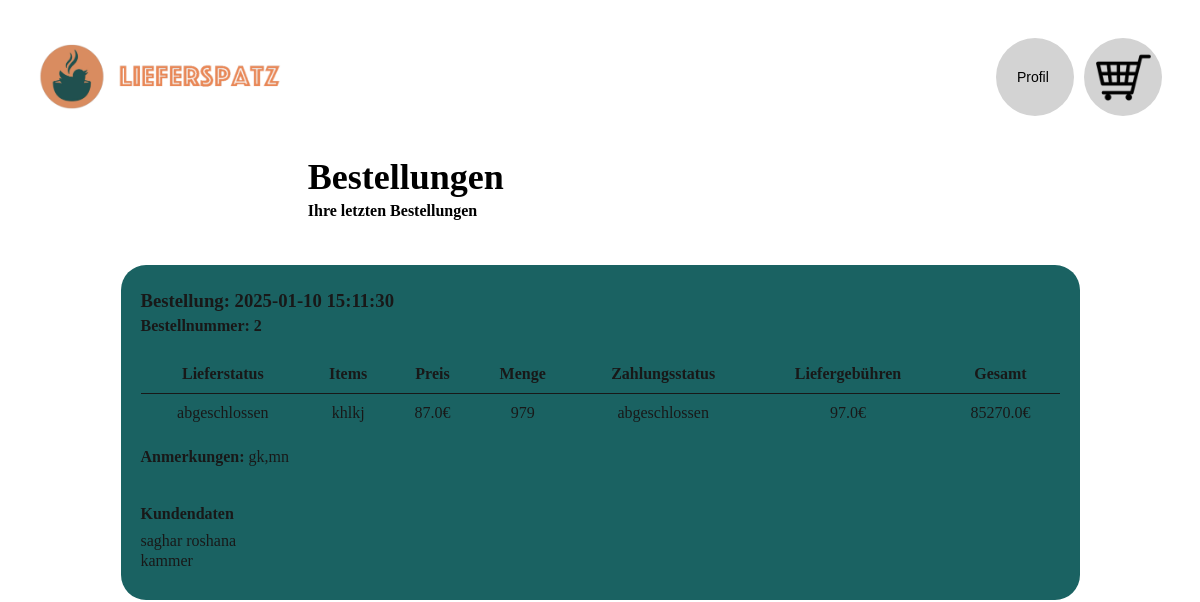
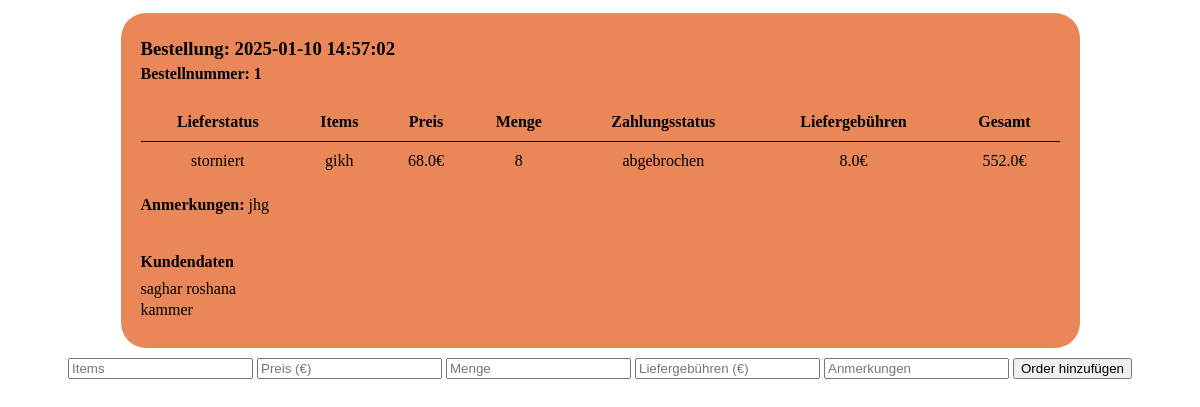
/bestellansichtKunde, run on an earlier commit of the app's database (2 pictures, top to bottom).
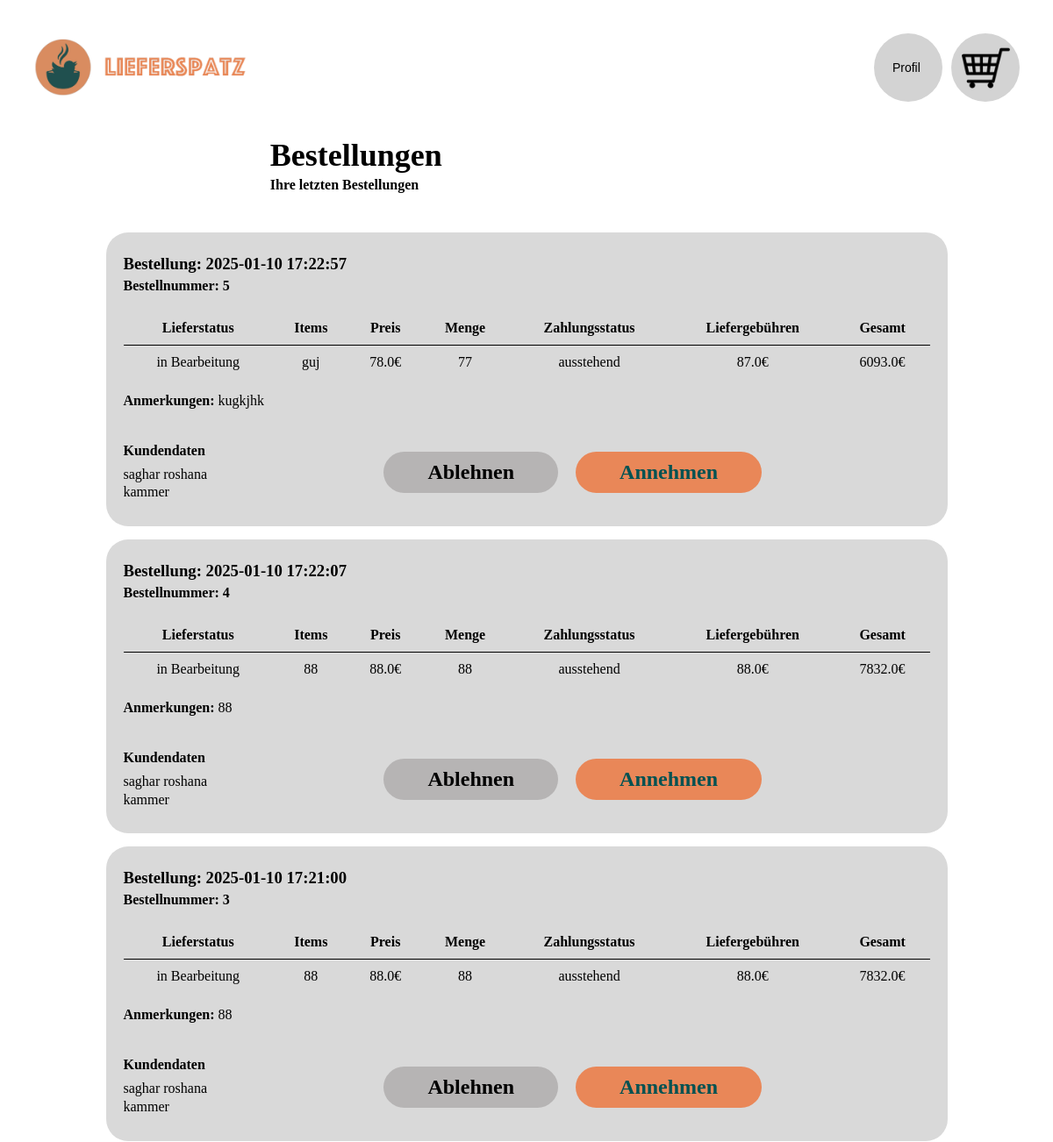
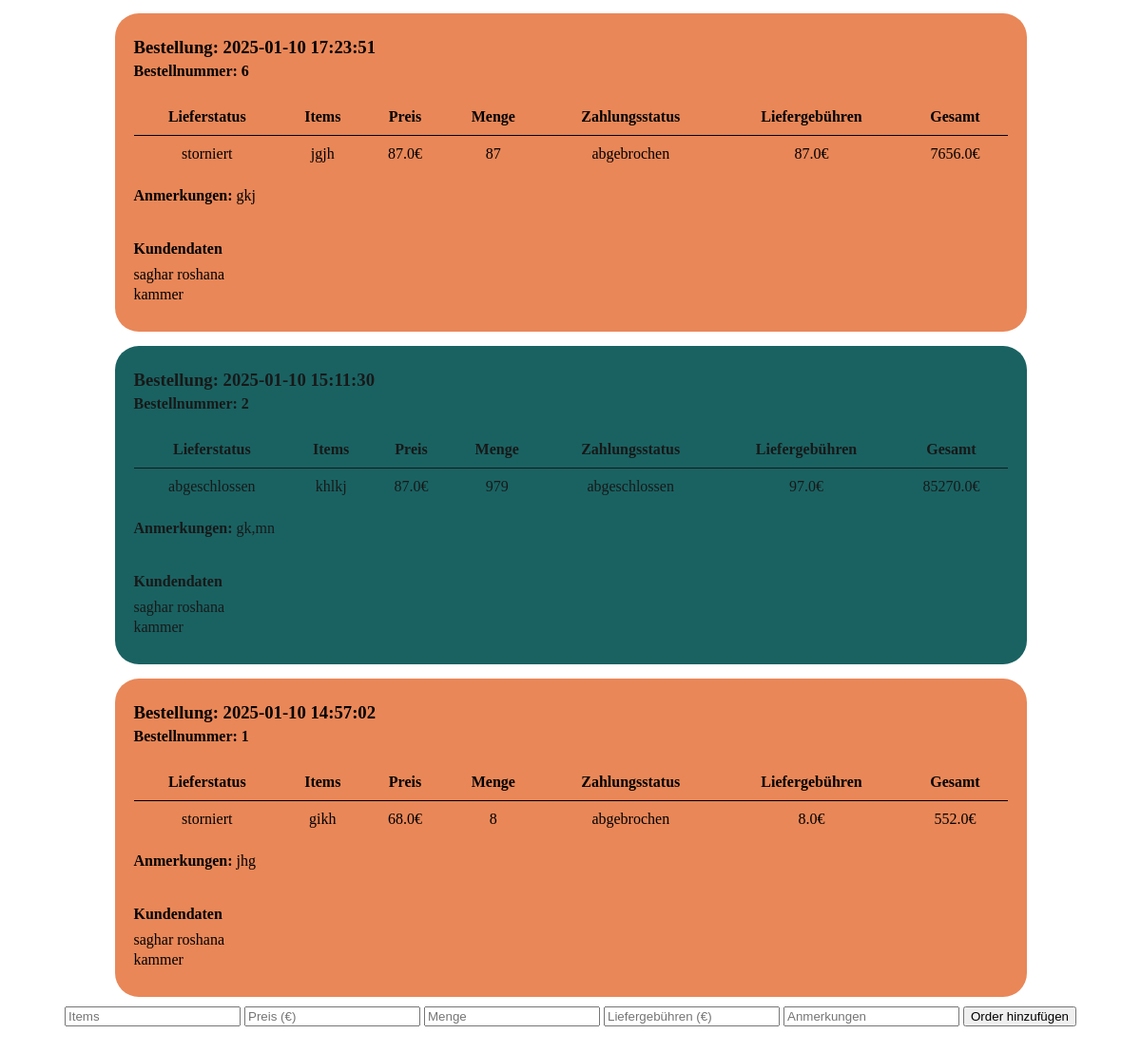
And on a later commit of the database (2 pictures, top to bottom).
### app.py (models this page shows)
class Orders(db.Model):
    time = db.Column(DateTime, default=lambda: datetime.now().replace(microsecond=0))
    id = db.Column(db.Integer, primary_key=True)
    lieferstatus = db.Column(db.String(50), nullable=False, default = "in Bearbeitung")
    items = db.Column(db.Text, nullable=False)
    preis = db.Column(db.Float, nullable=False)
    menge = db.Column(db.Integer, nullable=False)
    zahlungsstatus = db.Column(db.String(50), nullable=False, default = "ausstehend")
    liefergebuehren = db.Column(db.Float, nullable=False)
    gesamt = db.Column(db.Float, nullable=False)
    anmerkungen = db.Column(db.Text, nullable=True)
    name = db.Column(db.Text, nullable=False)
    adresse = db.Column(db.Text, nullable=False)

### app.py (the view)
@app.route('/bestellansichtKunde', methods =["GET", "POST"])
def bestellansichtKunde():
    orders = Orders.query.order_by(
        db.case({"in Bearbeitung": 1, "in Zubereitung": 1, "abgeschlossen": 2, "storniert": 2},value=Orders.lieferstatus),Orders.time.desc()).all()
    return render_template('resto_Bestellansicht.html', orders = orders)

### templates/resto_Bestellansicht.html (shortened to what this page needs)
<!DOCTYPE html>
<html lang="en">
<head>
</head>
<body>
    <header>
        <img src="{{ url_for('static', filename='images/logo.png') }}" alt="Logo">
        <div class="right-header">
            <button type="button" class="btn profile">Profil</button>
            <button type="button" class="btn warenkorb"></button>
        </div>
    </header>
    <header2>
        <h1><b>Bestellungen</b></h1>
        <h2><b>Ihre letzten Bestellungen</b></h2>
    </header2>
    {% for order in orders %}
    <div class="box" data-status="{{ order.lieferstatus }}">
        <h3>Bestellung: {{ order.time }}</h3>
        <h4>Bestellnummer: {{ order.id }}</h4>
        <table>
            <thead>
                <tr>
                    <th>Lieferstatus</th>
                    <th>Items</th>
                    <th>Preis</th>
                    <th>Menge</th>
                    <th>Zahlungsstatus</th>
                    <th>Liefergebühren</th>
                    <th>Gesamt</th>
                </tr>
            </thead>
            <tbody>
                <tr>
                    <td>{{ order.lieferstatus }}</td>
                    <td>{{ order.items }}</td>
                    <td>{{ order.preis }}€</td>
                    <td>{{ order.menge }}</td>
                    <td>{{ order.zahlungsstatus }}</td>
                    <td>{{ order.liefergebuehren }}€</td>
                    <td>{{ order.gesamt }}€</td>
                </tr>
            </tbody>
        </table>
        <div class="comment-section">
            <p><b>Anmerkungen: </b>{{ order.anmerkungen }}<p>
        </div>
        <div class="customer-and-buttons">
            <div class="customer-data">
                <h2><b>Kundendaten</b></h2>
                <p> {{ order.name }} </p>
                <p> {{ order.adresse }}</p>
            </div>
            <div class="buttons">
                <form method="POST" action="{{ url_for('decline_order', order_id=order.id) }}">
                    <button class="ablehnen", type="submit"><b>Ablehnen</b></button>
                </form>
                <form method="POST" action="{{ url_for('accept_order', order_id=order.id) }}">
                    <button class="annehmen",type="submit"><b>Annehmen</b></button>
                </form> </div>
            </div>
        </div>
    {% endfor %}
    <form action="{{ url_for('add_order') }}" method="post">
        <input type="text" name="items" placeholder="Items" required>
        <input type="number" step="0.01" name="preis" placeholder="Preis (€)" required>
        <input type="number" name="menge" placeholder="Menge" required>
        <input type="number" step="0.01" name="liefergebuehren" placeholder="Liefergebühren (€)" required>
        <input type="text" name="anmerkungen" placeholder="Anmerkungen">
        <button type="submit">Order hinzufügen</button>
    </form>
</body>
</html>

### templates/resto_Bestellansicht.html (style rules this page uses)
body { font-family: "Istok Web"; padding: 30px; display: flex; flex-direction: column; align-items: center; }
header { display: flex; align-items: center; width: 100%; justify-content: space-between; }
header img { width: 250px; height: auto; justify-content: flex-start; }
.right-header { display: flex; align-items: center; }
header2 { font-family: "Istok Web"; padding: 30px; width: 52%; }
.customer-data { padding-top: 3%; line-height: 30%; }
.btn { display: flex; align-items: center; text-align: left; padding-left: 1%; cursor: pointer; border: none; font-size: 14px; }
.profile, .warenkorb { width: 78px; height: 78px; border-radius: 100%; justify-content: center; }
.profile { background: lightgray; margin-right: 10px; }
.warenkorb { background: url('/static/images/Warenkorb.png') lightgray 50% / cover no-repeat; background-size: 70%; }
h1 { color: #000; font-family: "Istok Web"; font-size: 36px; font-style: normal; font-weight: 700; line-height: normal; margin-top: 10px; }
h2 { color: #000; font-family: "Istok Web"; font-size: 16px; font-style: normal; font-weight: 400; line-height: normal; margin-top: -20px; margin-bottom: 10px; }
.box { width: 959px; height: auto; flex-shrink: 0; border-radius: 25px; background: #D9D9D9; box-sizing: border-box; padding: 20px; display: flex; flex-direction: column; justify-content: space-between; margin-top: 5px; font-family: "istok web"; margin-bottom: 10px; }
.box h3 { margin-bottom: 0; margin-top: 5px; }
.box h4 { margin-bottom: 0; margin-top: 5px; }
.box table { width: 100%; border-collapse: collapse; margin-top: 20px; }
.box th { text-align: center; padding: 10px; }
.box td { border-top: 1px solid #000; padding: 10px; text-align: center; }
.customer-and-buttons { display: flex; justify-content: space-between; align-items: center; margin-top: 15px; }
.buttons { display: flex; justify-content: flex-start; gap: 10px; }
.buttons button { padding: 10px 50px; margin-left: 10px; border: none; border-radius: 25px; cursor: pointer; font-family: "istok web "; font-size: x-large; display: flex; justify-content: flex-end; }
.buttons .ablehnen { background-color: #B6B4B4; }
.buttons .annehmen { background-color: #E98758; color: #025252; }
.box[data-status="abgeschlossen"] { background-color: #025252; opacity: 90%; }
.box[data-status="storniert"] { background-color: #E98758; }

What changed in the data, as far as the page shows it:
added Orders: time "2025-01-10 17:22:57", id "5", lieferstatus "in Bearbeitung", items "guj", preis "78.0", menge "77", zahlungsstatus "ausstehend", liefergebuehren "87.0", gesamt "6093.0", anmerkungen "kugkjhk", name "saghar roshana", adresse "kammer"
added Orders: time "2025-01-10 17:22:07", id "4", lieferstatus "in Bearbeitung", items "88", preis "88.0", menge "88", zahlungsstatus "ausstehend", liefergebuehren "88.0", gesamt "7832.0", anmerkungen "88", name "saghar roshana", adresse "kammer"
added Orders: time "2025-01-10 17:21:00", id "3", lieferstatus "in Bearbeitung", items "88", preis "88.0", menge "88", zahlungsstatus "ausstehend", liefergebuehren "88.0", gesamt "7832.0", anmerkungen "88", name "saghar roshana", adresse "kammer"
added Orders: time "2025-01-10 17:23:51", id "6", lieferstatus "storniert", items "jgjh", preis "87.0", menge "87", zahlungsstatus "abgebrochen", liefergebuehren "87.0", gesamt "7656.0", anmerkungen "gkj", name "saghar roshana", adresse "kammer"
